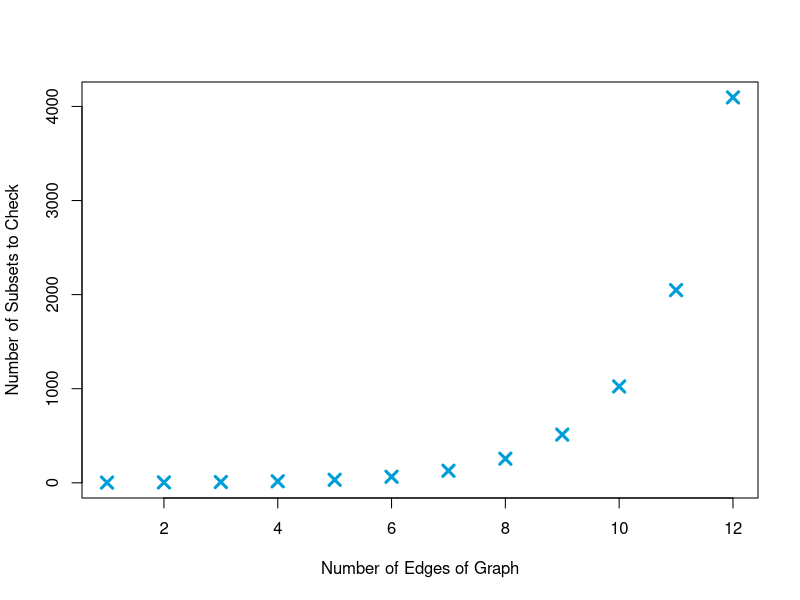

Generate this figure with R:
# Graph Theory and Kidney Transplants

# 1. Creating an Example Adjacency Matrix
S_adj_mat <- matrix(c(# Let's walk through how we fill out the first row of the adjacency matrix:
  # Row 1 represents the people Student A can sit with; 
  # they form a compatible pair with Students D, E, and F,
  # so there is a 1 in column 4, representing Student D,
  # a 1 in column 5, representing Student E,
  # and a 1 in column 6, representing Student F. 
  # The pairings A-B and A-C are unacceptable so there are 0s in columns 2 and 3. 
  # Vertex A is not connected to itself, because Student A cannot form a pair with themselves,
  # so there is a 0 in column 1 – in fact, all the diagonal values of this adjacency matrix are 0
  # because none of the vertices have edges connecting them to themselves.
  0, 0, 0, 1, 1, 1, 
  0, 0, 1, 0, 1, 0,
  0, 1, 0, 1, 0, 0,
  1, 0, 1, 0, 0, 0,
  1, 1, 0, 0, 0, 0,
  1, 0, 0, 0, 0, 0), 
  nrow = 6, byrow = TRUE)
print(S_adj_mat)

# 2. Converting an Adjacency Matrix to an Adjacency List
# Let's write a function which takes as its input a graph's adjacency matrix, and returns the adjacency list for the graph 
adj_mat_to_adj_list <- function(adj_mat){
  num_nodes <- ncol(adj_mat) # we find the number of vertices of the graph
  adjacency_list <- vector(mode = "list", length = num_nodes) # we initialise our adjacency list as an empty list with the same number of elements of vertices of the graph
  # Now we make an empty list for each vertex and fill it with the indexes of the vertices that it is connected to:
  for (i in 1:num_nodes){
    connected_vertices <- list()
    for (j in 1:num_nodes) {
      if (adj_mat[i,j] == 1) {
        connected_vertices <- c(connected_vertices, j)
      }
    }
    adjacency_list[[i]] <- connected_vertices
  }
  adjacency_list
}
# We can use this function to find the adjacency list for S:
S_adj_list <- adj_mat_to_adj_list(S_adj_mat)
names(S_adj_list) <- c("A","B","C","D","E","F")
# And find all the vertices that are connected to vertex A, for example:
vert_A_connections <- S_adj_list$A
LETTERS[unlist(vert_A_connections)]

# 3. Converting an Adjacency Matrix to an Edge List
# We can write a simple function to get the edge list matrix of a graph from it's adjacency matrix:
adj_mat_to_edge_list <- function(adj_mat) {
  edge_list <- unique(t(apply(which(adj_mat == 1, arr.ind = TRUE), 1, sort)))
  edge_list
}
# Let's see what the output looks like for S:
S_edge_list <- adj_mat_to_edge_list(S_adj_mat)
print(adj_mat_to_edge_list(S_adj_mat))
# We can convert the vertex numbers to letters to check we've got the result we've expected:
apply(S_edge_list, 1:2, function(i) LETTERS[i])

# 4. Plotting the Number of Edges a Graph Has Versus the Number of Subsets of Edges We Will Need to Check to Find a Maximum Matching Using a Naive Approach
xs <- 1:12
ys <- 2^xs
plot(xs, ys, pch=4, cex=1.5, lwd=3, col="#009ed8",
     xlab="Number of Edges of Graph", ylab="Number of Subsets to Check")

# 5. Finding Augmenting Paths
augmenting_path <- function(adj_list, match_vec) {
  vertices_match_status <- match_vec != 0 # we create a logical vector to represent whether each vertex is included in the matching
  num_vertices <- length(vertices_match_status) # we find the number of vertices in the graph
  unmatched_vertices <- which(vertices_match_status == FALSE, arr.ind=TRUE) # we create a vector of the vertices which are not in the matching
  for (i in 1:num_vertices) { # we will try finding an augmenting path starting from each unmatched vertex until we find one
    aug_path <- matrix(, nrow=0, ncol=2) # we initialise an empty matrix to start the augmenting path 
    if (vertices_match_status[i] == TRUE) { # we skip the matched vertices
      next 
    }
    root <- i
    current_vert <- i # we will use this to keep track of which vertex we have reached in our attempt to find an augmenting path
    # Let's keep track of the vertices we've included in our augmenting path attempt from this vertex:
    unvisited_from_root <- c(1:num_vertices)
    unvisited_from_root <- unvisited_from_root[!unvisited_from_root==root]
    repeat { # we create a repeating loop that will run the same procedure until we break out of it using break or return
      neighbours <- unlist(adj_list[[current_vert]]) # we create a vector of the vertices that have an edge between them and the vertex that we are currently on 
      neighbours_unvisited_from_root <- intersect(neighbours, unvisited_from_root) # we create a vector of vertices adjacent to the vertex we are currently on that have not already been included in our attempt to find an augmenting path
      if (length(neighbours_unvisited_from_root) == 0) { # if there are none of these, we can stop running our repear loop and try our searh again from the next unmatched vertex
        break
      }
      match_to_current_vert <- match_vec[current_vert] 
      # if we are on a vertex that is part of the matching, and the vertex it is matched to is not yet part of the augmenting path, we want to go to that vertex next 
      if (match_to_current_vert %in% unvisited_from_root) { 
        next_vert <- match_to_current_vert
        unvisited_from_root <- unvisited_from_root[!unvisited_from_root==next_vert]
        aug_path <- rbind(aug_path, c(current_vert,next_vert))
        current_vert <- next_vert
        next
      }
      unmatched_neighbours_unvisited_from_root <- intersect(unmatched_vertices, neighbours_unvisited_from_root) # we create a vector of unmatched vertices adjacent to the vertex we are currently on that we haven't already included in our augmenting path attempt
      if (length(unmatched_neighbours_unvisited_from_root) > 0) { # if any of these exist, then we have found an augmenting path, and we can return it!
        aug_path <- rbind(aug_path, c(current_vert,unmatched_neighbours_unvisited_from_root[1]))
        return(aug_path)
      }
      # If we didn't return an augmenting path in the if statement above, all the vertices adjacent to the vertex we are currently on that are not already included in our augmenting path attempt must be part of the matching, so we will go to one of these next and continue searching:
      next_vert <- neighbours_unvisited_from_root[1]
      unvisited_from_root <- unvisited_from_root[!unvisited_from_root==next_vert]
      aug_path <- rbind(aug_path, c(current_vert,next_vert))
      current_vert <- next_vert
    }
  }
  # If we haven't returned an augmenting path after searching from all unmatched vertices, we return an empty matrix:
  aug_path <- matrix(, nrow=0, ncol=2)
  return(aug_path) 
}
example_adj_mat <- matrix(c(0,1,0,0,
                            1,0,1,0,
                            0,1,0,1,
                            0,0,1,0), nrow = 4, byrow = TRUE)
example_adj_list <- adj_mat_to_adj_list(example_adj_mat)
example_match <- c(0,3,2,0)
augmenting_path(example_adj_list, example_match)

# 6. Finding Maximum Matchings
# Let's use our augmenting_path function to write a Hungarian Maximum Matching Algorithm that takes as its input the adjacency matrix of a graph and a matching vector:
maximum_matching <- function(adj_mat, match_vec) {
  adj_list <- adj_mat_to_adj_list(adj_mat) # we use the function we wrote earlian 
  num_vertices <- length(match_vec) # we find the number of vertices in the graph
  # Let's create a matrix to store the current matching:
  current_matching <- matrix(, nrow=0, ncol=2)
  # We can populate it with the initial matching to start with:
  for (i in 1:num_vertices) {
    if (match_vec[i] == 0) {
      next
    }
    current_matching <- rbind(current_matching, c(i,match_vec[i]))
  }
  if (nrow(current_matching) != 0) {
    current_matching <- unique(t(apply(current_matching, 1, sort))) # we order the edges with the lower indexed vertex first, and remove duplicates
  }
  # Now we will run our augmenting path algorithm and and use it to increase our current matching until no more augmenting paths can be found:
  current_match_vec <- match_vec
  repeat {
    aug_path <- augmenting_path(adj_list, current_match_vec)
    aug_path_length <- nrow(aug_path)
    if (aug_path_length == 0) {
      break
    }
    aug_path <- t(apply(aug_path, 1, sort)) # we order the edges in the augmenting path with the lower indexed vertex first
    if (aug_path_length == 1) {
      current_matching <- rbind(current_matching, aug_path)
      current_matching_length <- nrow(current_matching)
      current_match_vec <- rep(0,num_vertices)
      for (i in 1:current_matching_length) {
        current_match_vec[current_matching[i,1]] <- current_matching[i,2]
        current_match_vec[current_matching[i,2]] <- current_matching[i,1]
      }
      next
    }
    for (i in 1:aug_path_length) {
      if (i%%2 == 1) {
        current_matching <- rbind(current_matching, aug_path[i,])
      }
      if (i%%2 == 0) {
        current_matching <- current_matching[!(current_matching[,1]==aug_path[i,1] & current_matching[,2]==aug_path[i,2]),]
      }
    }
    current_match_vec <- rep(0,num_vertices)
    current_matching_length <- nrow(current_matching)
    for (i in 1:current_matching_length) {
      current_match_vec[current_matching[i,1]] <- current_matching[i,2]
      current_match_vec[current_matching[i,2]] <- current_matching[i,1]
    }
  }
  return(current_matching)
}
S_empty_matching <- rep(0,6)
S_max_matching <- maximum_matching(S_adj_mat, S_empty_matching)
apply(S_max_matching, 1:2, function(i) LETTERS[i])